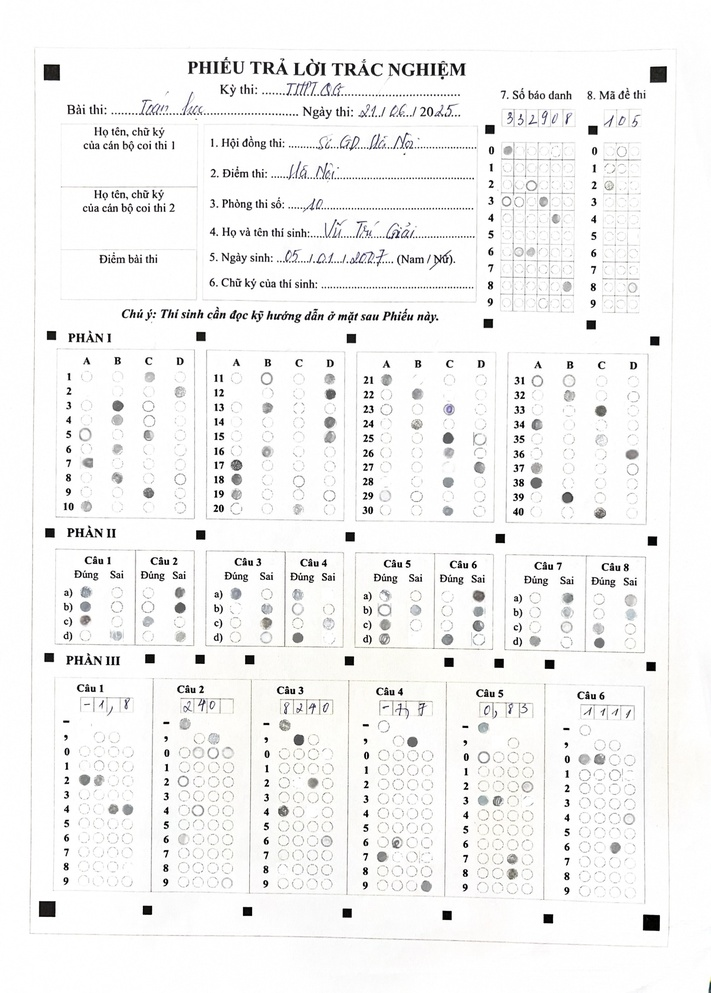
#> input picture IMG_1581_iter_0.jpg, 711 x 993 px, shrunk from 2255 x 3151 before the run, found by its file name
$ python test2.py
#> lines starting #> are read from the running program, lines starting #| are printed output that depends on the picture; after the words box and inside, x2 and y2 are one past the last pixel; in counts of white or black regions, pixels touching at a corner belong together
import cv2
import numpy as np

def process_omr_sheet(input_image_path, output_image_path):
    """
    Process an OMR sheet image and save the result.

    Args:
        input_image_path (str): Path to the input image.
        output_image_path (str): Path to the output image.
    """
#> called with output_image_path = '/Users/phamminhtuan/Desktop/output.jpg'
    image = cv2.imread(input_image_path)
#> image is the input picture: shape (993, 711, 3); mean B, G, R 243.7, 244.1, 244.2
    gray = cv2.cvtColor(image, cv2.COLOR_BGR2GRAY)
    blurred = cv2.GaussianBlur(gray, (5, 5), 0)
    _, thresh = cv2.threshold(blurred, 150, 255, cv2.THRESH_BINARY_INV)
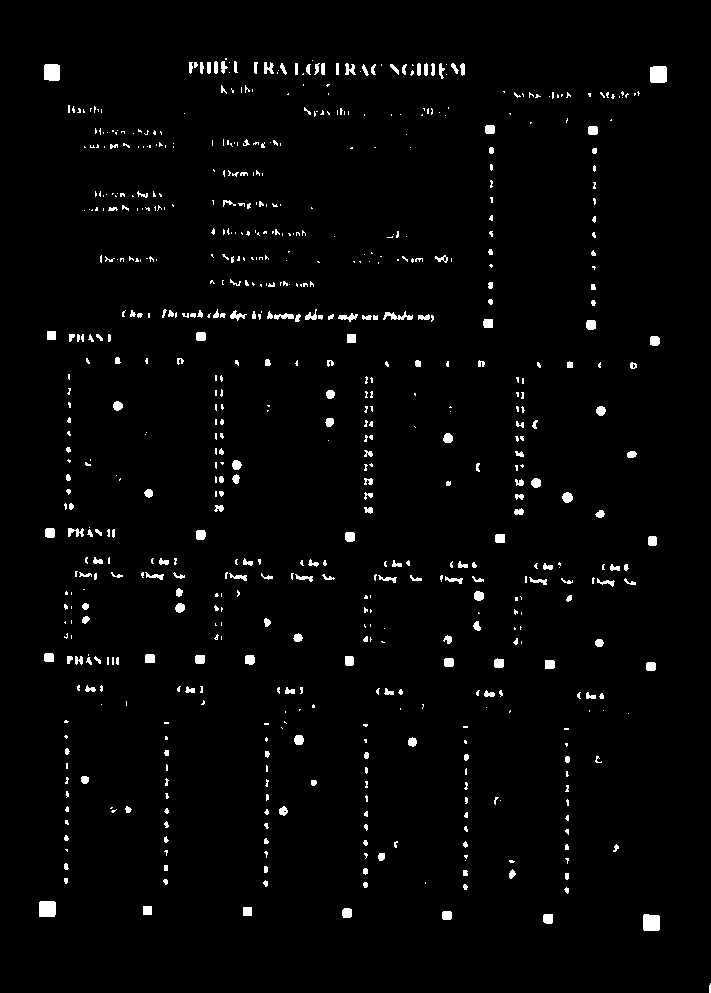
#> thresh: shape (993, 711); 2.2% white; 687 white regions (445 under 20 px)
    contours, _ = cv2.findContours(thresh, cv2.RETR_EXTERNAL, cv2.CHAIN_APPROX_SIMPLE)
#> contours = 687 contours, 533 with area under 20; largest, box (x1, y1, x2, y2) and area: (650, 66, 667, 83) 251, (643, 914, 660, 931) 244, (39, 901, 56, 917) 238, (44, 64, 60, 81) 233, (383, 311, 413, 320) 91
    detected_boxes = []
    for contour in contours:
        x, y, w, h = cv2.boundingRect(contour)
        aspect_ratio = w / h
        if 20 < w < 50 and 20 < h < 50 and 0.8 < aspect_ratio < 1.2:
            detected_boxes.append((x, y, w, h))
#> this loop made 687 passes
#> (x, y, w, h, aspect_ratio) on passes 1 to 3: (709, 983, 2, 10, 0.2), (643, 914, 17, 17, 1), (543, 914, 10, 10, 1)
#> after the loop, detected_boxes = []
    # Sort the boxes based on their position in the image
    detected_boxes = sorted(detected_boxes, key=lambda b: (b[1], b[0]))
    for box in detected_boxes:
        x, y, w, h = box
        # Extract the region of interest (ROI) from the thresholded image
        roi = thresh[y:y+h, x:x+w]
        # Calculate the ratio of the number of non-zero pixels to the total size of the box
        filled_ratio = cv2.countNonZero(roi) / (w * h)
        # Check if the box is filled
        if filled_ratio > 0.5:
            # Draw a green rectangle around the filled box
            cv2.rectangle(image, (x, y), (x + w, y + h), (0, 255, 0), 2)
#> this loop made 0 passes
    # Save the result image
    cv2.imwrite(output_image_path, image)
    print(f"Processed image saved to: {output_image_path}")
input_image_path = '/Users/phamminhtuan/Downloads/Trainning_SET/Images/IMG_1581_iter_0.jpg'
output_image_path = '/Users/phamminhtuan/Desktop/output.jpg'
process_omr_sheet(input_image_path, output_image_path)

$ run again, with IMG_3960_iter_0.jpg copied over IMG_1581_iter_0.jpg
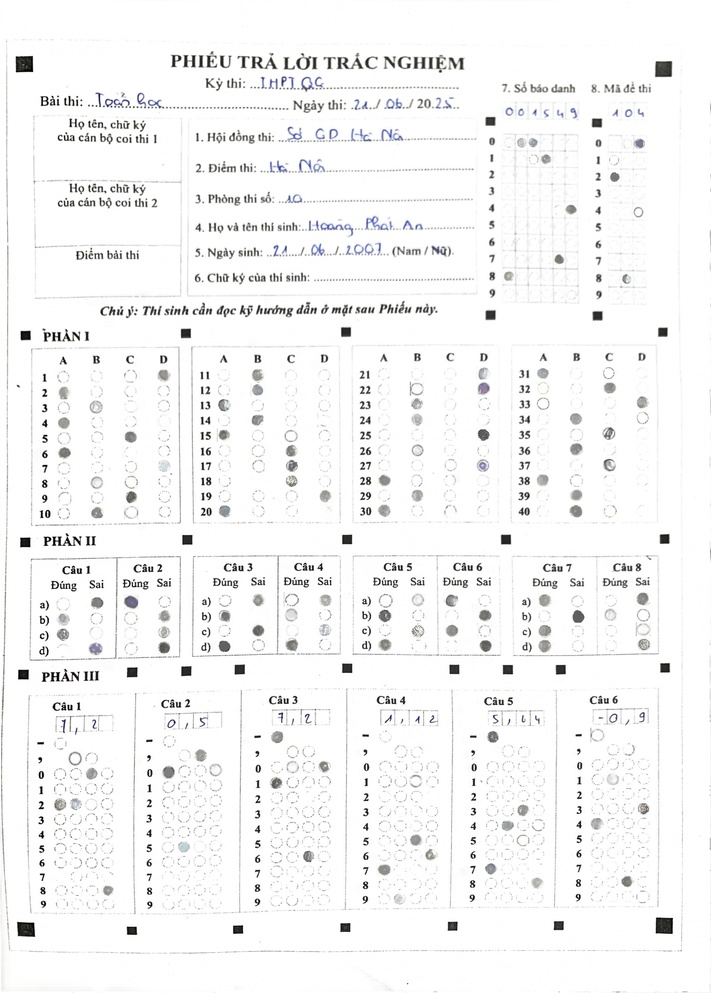
#> input picture IMG_3960_iter_0.jpg, 711 x 993 px, shrunk from 2255 x 3151 before the run, found by its file name
#> in process_omr_sheet, image is the input picture: shape (993, 711, 3); mean B, G, R 245.4, 245.4, 245.3
#> in process_omr_sheet, `_, thresh = cv2.threshold(blurred, 150, 255, cv2.THRESH_BINARY_INV)`:
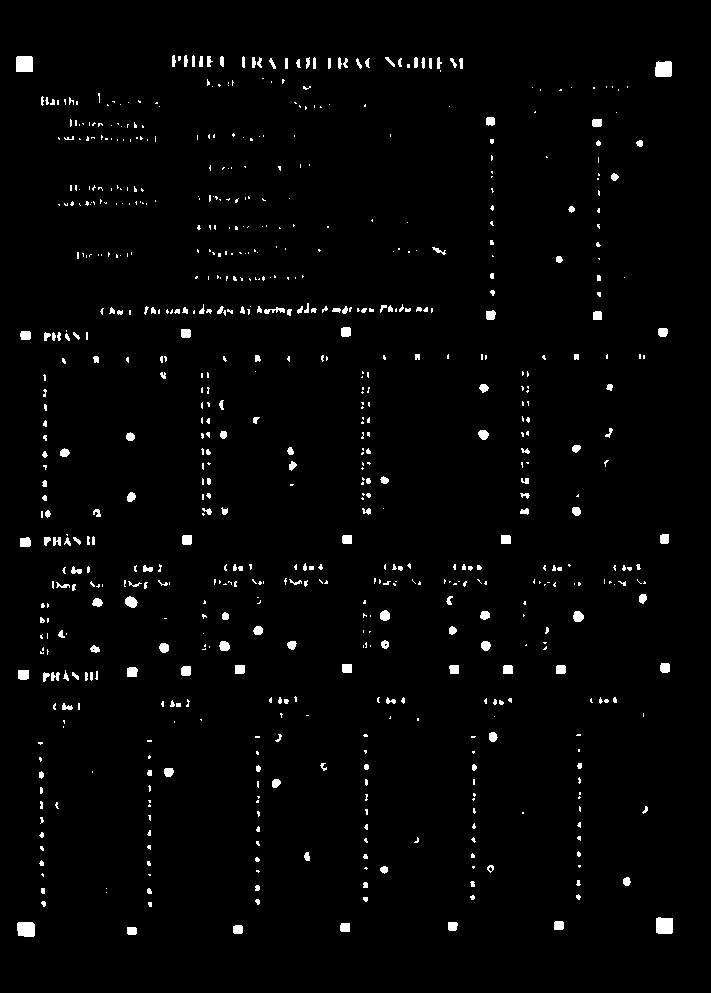
#> thresh: shape (993, 711); 2% white; 716 white regions (494 under 20 px)
#> contours = 716 contours, 593 with area under 20; largest, box (x1, y1, x2, y2) and area: (656, 917, 673, 934) 241, (16, 56, 33, 72) 239, (655, 61, 672, 77) 226, (17, 922, 35, 937) 224, (125, 596, 138, 608) 94
#> the loop in process_omr_sheet, `for contour in contours:` made 716 passes
#> (x, y, w, h, aspect_ratio) on passes 1 to 3: (127, 927, 10, 8, 1.25), (233, 925, 10, 9, 1.11), (340, 923, 10, 9, 1.11)
#> after the loop in process_omr_sheet, `for contour in contours:`: detected_boxes = []
